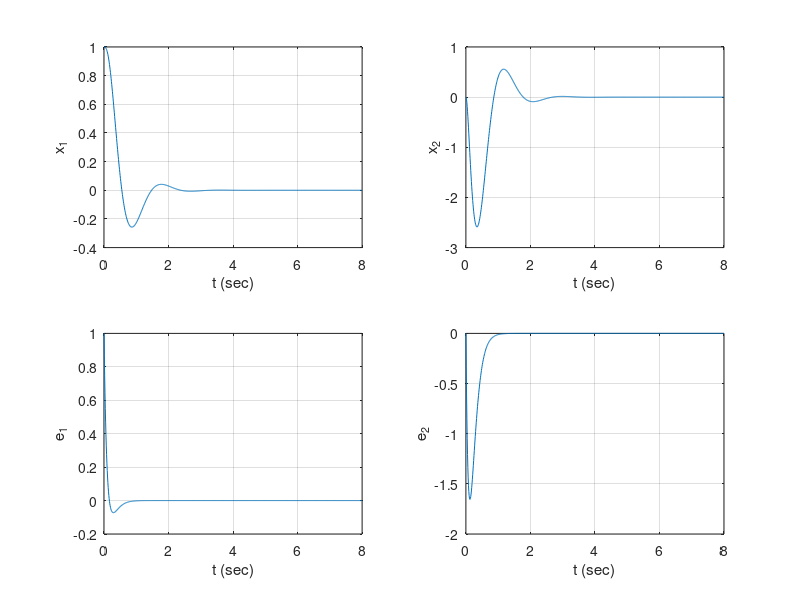

Write the MATLAB code that produced this figure.
% Response to initial condition-- full-order observer

A = [0, 1;0, -2];
B = [0;4];
C = [1, 0];
K = [4, 0.5];
Ke = [14;36];
AA = [A-B*K, B*K;zeros(2,2), A-Ke*C];
sys = ss(AA, eye(4), eye(4), eye(4));
t = 0:0.01:8;
x = initial(sys, [1;0;1;0],t);
x1 = [1, 0, 0, 0]*x';
x2 = [0, 1, 0, 0]*x';
e1 = [0, 0, 1, 0]*x';
e2 = [0, 0, 0, 1]*x';

subplot(2,2,1);plot(t,x1);grid
xlabel('t (sec)');ylabel('x_1')

subplot(2,2,2);plot(t,x2);grid
xlabel('t (sec)');ylabel('x_2')

subplot(2,2,3);plot(t,e1);grid
xlabel('t (sec)');ylabel('e_1')

subplot(2,2,4);plot(t,e2);grid
xlabel('t (sec)');ylabel('e_2')
